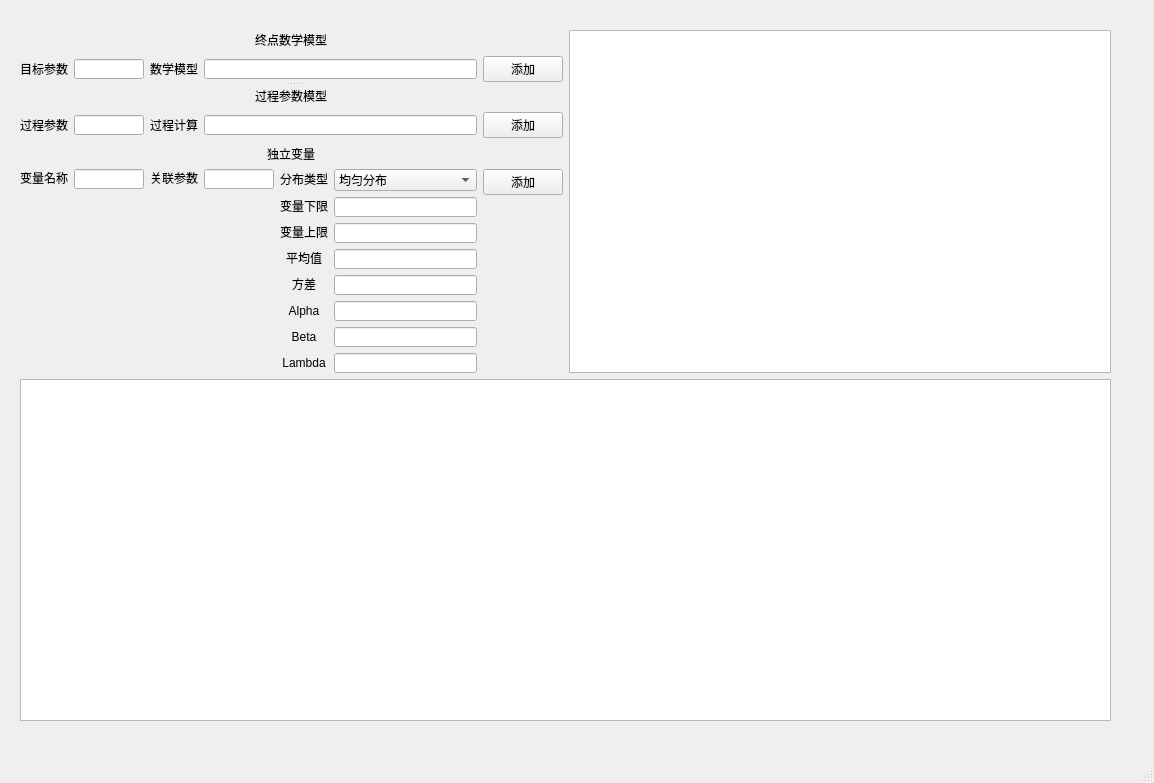
<?xml version="1.0" encoding="UTF-8"?>
<ui version="4.0">
 <class>MainWindow</class>
 <widget class="QMainWindow" name="MainWindow">
  <property name="geometry">
   <rect>
    <x>0</x>
    <y>0</y>
    <width>1154</width>
    <height>783</height>
   </rect>
  </property>
  <property name="windowTitle">
   <string>MainWindow</string>
  </property>
  <property name="autoFillBackground">
   <bool>true</bool>
  </property>
  <widget class="QWidget" name="centralwidget">
   <widget class="QWidget" name="" native="true">
    <property name="geometry">
     <rect>
      <x>20</x>
      <y>30</y>
      <width>1091</width>
      <height>691</height>
     </rect>
    </property>
    <property name="autoFillBackground">
     <bool>false</bool>
    </property>
    <layout class="QGridLayout" name="gridLayout">
     <item row="0" column="0">
      <layout class="QHBoxLayout" name="horizontalLayout_8">
       <item>
        <layout class="QVBoxLayout" name="verticalLayout_5">
         <item>
          <widget class="QSplitter" name="splitter">
           <property name="orientation">
            <enum>Qt::Vertical</enum>
           </property>
           <widget class="QWidget" name="">
            <layout class="QVBoxLayout" name="verticalLayout">
             <item alignment="Qt::AlignHCenter">
              <widget class="QLabel" name="label">
               <property name="text">
                <string>终点数学模型</string>
               </property>
              </widget>
             </item>
             <item>
              <layout class="QHBoxLayout" name="horizontalLayout">
               <item>
                <widget class="QLabel" name="label_2">
                 <property name="maximumSize">
                  <size>
                   <width>50</width>
                   <height>12</height>
                  </size>
                 </property>
                 <property name="text">
                  <string>目标参数</string>
                 </property>
                </widget>
               </item>
               <item>
                <widget class="QLineEdit" name="final_Var">
                 <property name="maximumSize">
                  <size>
                   <width>70</width>
                   <height>20</height>
                  </size>
                 </property>
                </widget>
               </item>
               <item>
                <widget class="QLabel" name="label_3">
                 <property name="text">
                  <string>数学模型</string>
                 </property>
                </widget>
               </item>
               <item>
                <widget class="QLineEdit" name="final_model">
                 <property name="minimumSize">
                  <size>
                   <width>20</width>
                   <height>20</height>
                  </size>
                 </property>
                 <property name="maximumSize">
                  <size>
                   <width>1000</width>
                   <height>20</height>
                  </size>
                 </property>
                </widget>
               </item>
               <item>
                <widget class="QPushButton" name="pushButton">
                 <property name="text">
                  <string>添加</string>
                 </property>
                </widget>
               </item>
              </layout>
             </item>
            </layout>
           </widget>
           <widget class="QWidget" name="layoutWidget">
            <layout class="QVBoxLayout" name="verticalLayout_4">
             <item alignment="Qt::AlignHCenter">
              <widget class="QLabel" name="label_4">
               <property name="text">
                <string>过程参数模型</string>
               </property>
              </widget>
             </item>
             <item>
              <layout class="QHBoxLayout" name="horizontalLayout_4">
               <item>
                <widget class="QLabel" name="label_5">
                 <property name="maximumSize">
                  <size>
                   <width>50</width>
                   <height>12</height>
                  </size>
                 </property>
                 <property name="text">
                  <string>过程参数</string>
                 </property>
                </widget>
               </item>
               <item>
                <widget class="QLineEdit" name="lineEdit_4">
                 <property name="maximumSize">
                  <size>
                   <width>70</width>
                   <height>20</height>
                  </size>
                 </property>
                </widget>
               </item>
               <item>
                <widget class="QLabel" name="label_15">
                 <property name="text">
                  <string>过程计算</string>
                 </property>
                </widget>
               </item>
               <item>
                <widget class="QLineEdit" name="lineEdit_12">
                 <property name="minimumSize">
                  <size>
                   <width>20</width>
                   <height>20</height>
                  </size>
                 </property>
                 <property name="maximumSize">
                  <size>
                   <width>1000</width>
                   <height>20</height>
                  </size>
                 </property>
                </widget>
               </item>
               <item>
                <widget class="QPushButton" name="pushButton_2">
                 <property name="text">
                  <string>添加</string>
                 </property>
                </widget>
               </item>
              </layout>
             </item>
             <item alignment="Qt::AlignHCenter">
              <widget class="QLabel" name="label_16">
               <property name="text">
                <string>独立变量</string>
               </property>
              </widget>
             </item>
            </layout>
           </widget>
          </widget>
         </item>
         <item>
          <layout class="QHBoxLayout" name="horizontalLayout_7">
           <item>
            <layout class="QHBoxLayout" name="horizontalLayout_6">
             <item>
              <layout class="QHBoxLayout" name="horizontalLayout_3">
               <item alignment="Qt::AlignTop">
                <widget class="QLabel" name="label_18">
                 <property name="text">
                  <string>变量名称</string>
                 </property>
                </widget>
               </item>
               <item alignment="Qt::AlignTop">
                <widget class="QLineEdit" name="lineEdit_3">
                 <property name="maximumSize">
                  <size>
                   <width>70</width>
                   <height>20</height>
                  </size>
                 </property>
                 <property name="alignment">
                  <set>Qt::AlignLeading|Qt::AlignLeft|Qt::AlignVCenter</set>
                 </property>
                </widget>
               </item>
              </layout>
             </item>
             <item>
              <layout class="QHBoxLayout" name="horizontalLayout_5">
               <item alignment="Qt::AlignTop">
                <widget class="QLabel" name="label_17">
                 <property name="text">
                  <string>关联参数</string>
                 </property>
                </widget>
               </item>
               <item alignment="Qt::AlignTop">
                <widget class="QLineEdit" name="lineEdit_13">
                 <property name="maximumSize">
                  <size>
                   <width>70</width>
                   <height>20</height>
                  </size>
                 </property>
                 <property name="alignment">
                  <set>Qt::AlignLeading|Qt::AlignLeft|Qt::AlignVCenter</set>
                 </property>
                </widget>
               </item>
              </layout>
             </item>
            </layout>
           </item>
           <item>
            <layout class="QHBoxLayout" name="horizontalLayout_2">
             <item>
              <layout class="QVBoxLayout" name="verticalLayout_3">
               <item>
                <widget class="QLabel" name="label_7">
                 <property name="text">
                  <string>分布类型</string>
                 </property>
                 <property name="alignment">
                  <set>Qt::AlignCenter</set>
                 </property>
                </widget>
               </item>
               <item>
                <widget class="QLabel" name="label_8">
                 <property name="text">
                  <string>变量下限</string>
                 </property>
                 <property name="alignment">
                  <set>Qt::AlignCenter</set>
                 </property>
                </widget>
               </item>
               <item>
                <widget class="QLabel" name="label_9">
                 <property name="text">
                  <string>变量上限</string>
                 </property>
                 <property name="alignment">
                  <set>Qt::AlignCenter</set>
                 </property>
                </widget>
               </item>
               <item>
                <widget class="QLabel" name="label_10">
                 <property name="sizePolicy">
                  <sizepolicy hsizetype="Preferred" vsizetype="Preferred">
                   <horstretch>0</horstretch>
                   <verstretch>0</verstretch>
                  </sizepolicy>
                 </property>
                 <property name="text">
                  <string>平均值</string>
                 </property>
                 <property name="alignment">
                  <set>Qt::AlignCenter</set>
                 </property>
                </widget>
               </item>
               <item>
                <widget class="QLabel" name="label_11">
                 <property name="text">
                  <string>方差</string>
                 </property>
                 <property name="alignment">
                  <set>Qt::AlignCenter</set>
                 </property>
                </widget>
               </item>
               <item>
                <widget class="QLabel" name="label_12">
                 <property name="text">
                  <string>Alpha</string>
                 </property>
                 <property name="alignment">
                  <set>Qt::AlignCenter</set>
                 </property>
                </widget>
               </item>
               <item>
                <widget class="QLabel" name="label_13">
                 <property name="text">
                  <string>Beta</string>
                 </property>
                 <property name="alignment">
                  <set>Qt::AlignCenter</set>
                 </property>
                </widget>
               </item>
               <item>
                <widget class="QLabel" name="label_14">
                 <property name="text">
                  <string>Lambda</string>
                 </property>
                 <property name="alignment">
                  <set>Qt::AlignCenter</set>
                 </property>
                </widget>
               </item>
              </layout>
             </item>
             <item>
              <layout class="QVBoxLayout" name="verticalLayout_2">
               <item>
                <widget class="QComboBox" name="comboBox">
                 <item>
                  <property name="text">
                   <string>均匀分布</string>
                  </property>
                 </item>
                 <item>
                  <property name="text">
                   <string>三角分布</string>
                  </property>
                 </item>
                 <item>
                  <property name="text">
                   <string>正态分布</string>
                  </property>
                 </item>
                 <item>
                  <property name="text">
                   <string>高斯分布</string>
                  </property>
                 </item>
                 <item>
                  <property name="text">
                   <string>Beta分布</string>
                  </property>
                 </item>
                 <item>
                  <property name="text">
                   <string>指数分布</string>
                  </property>
                 </item>
                 <item>
                  <property name="text">
                   <string>伽马分布</string>
                  </property>
                 </item>
                 <item>
                  <property name="text">
                   <string>对数正态分布</string>
                  </property>
                 </item>
                </widget>
               </item>
               <item>
                <widget class="QLineEdit" name="lineEdit_5">
                 <property name="minimumSize">
                  <size>
                   <width>20</width>
                   <height>20</height>
                  </size>
                 </property>
                 <property name="maximumSize">
                  <size>
                   <width>1000</width>
                   <height>20</height>
                  </size>
                 </property>
                </widget>
               </item>
               <item>
                <widget class="QLineEdit" name="lineEdit_6">
                 <property name="minimumSize">
                  <size>
                   <width>20</width>
                   <height>20</height>
                  </size>
                 </property>
                 <property name="maximumSize">
                  <size>
                   <width>1000</width>
                   <height>20</height>
                  </size>
                 </property>
                </widget>
               </item>
               <item>
                <widget class="QLineEdit" name="lineEdit_7">
                 <property name="minimumSize">
                  <size>
                   <width>20</width>
                   <height>20</height>
                  </size>
                 </property>
                 <property name="maximumSize">
                  <size>
                   <width>1000</width>
                   <height>20</height>
                  </size>
                 </property>
                </widget>
               </item>
               <item>
                <widget class="QLineEdit" name="lineEdit_8">
                 <property name="minimumSize">
                  <size>
                   <width>20</width>
                   <height>20</height>
                  </size>
                 </property>
                 <property name="maximumSize">
                  <size>
                   <width>1000</width>
                   <height>20</height>
                  </size>
                 </property>
                </widget>
               </item>
               <item>
                <widget class="QLineEdit" name="lineEdit_9">
                 <property name="minimumSize">
                  <size>
                   <width>20</width>
                   <height>20</height>
                  </size>
                 </property>
                 <property name="maximumSize">
                  <size>
                   <width>1000</width>
                   <height>20</height>
                  </size>
                 </property>
                 <property name="text">
                  <string/>
                 </property>
                </widget>
               </item>
               <item>
                <widget class="QLineEdit" name="lineEdit_10">
                 <property name="minimumSize">
                  <size>
                   <width>20</width>
                   <height>20</height>
                  </size>
                 </property>
                 <property name="maximumSize">
                  <size>
                   <width>1000</width>
                   <height>20</height>
                  </size>
                 </property>
                 <property name="text">
                  <string/>
                 </property>
                </widget>
               </item>
               <item>
                <widget class="QLineEdit" name="lineEdit_11">
                 <property name="minimumSize">
                  <size>
                   <width>20</width>
                   <height>20</height>
                  </size>
                 </property>
                 <property name="maximumSize">
                  <size>
                   <width>1000</width>
                   <height>20</height>
                  </size>
                 </property>
                 <property name="text">
                  <string/>
                 </property>
                </widget>
               </item>
              </layout>
             </item>
            </layout>
           </item>
           <item alignment="Qt::AlignTop">
            <widget class="QPushButton" name="pushButton_3">
             <property name="text">
              <string>添加</string>
             </property>
            </widget>
           </item>
          </layout>
         </item>
        </layout>
       </item>
      </layout>
     </item>
     <item row="0" column="1">
      <widget class="QTextBrowser" name="textBrowser"/>
     </item>
     <item row="2" column="0" colspan="2">
      <widget class="QTreeView" name="Model"/>
     </item>
    </layout>
   </widget>
  </widget>
  <widget class="QStatusBar" name="statusbar"/>
  <widget class="QMenuBar" name="moreinfo">
   <property name="geometry">
    <rect>
     <x>0</x>
     <y>0</y>
     <width>1154</width>
     <height>23</height>
    </rect>
   </property>
  </widget>
 </widget>
 <resources/>
 <connections/>
 <slots>
  <slot>final_model_input()</slot>
 </slots>
</ui>
